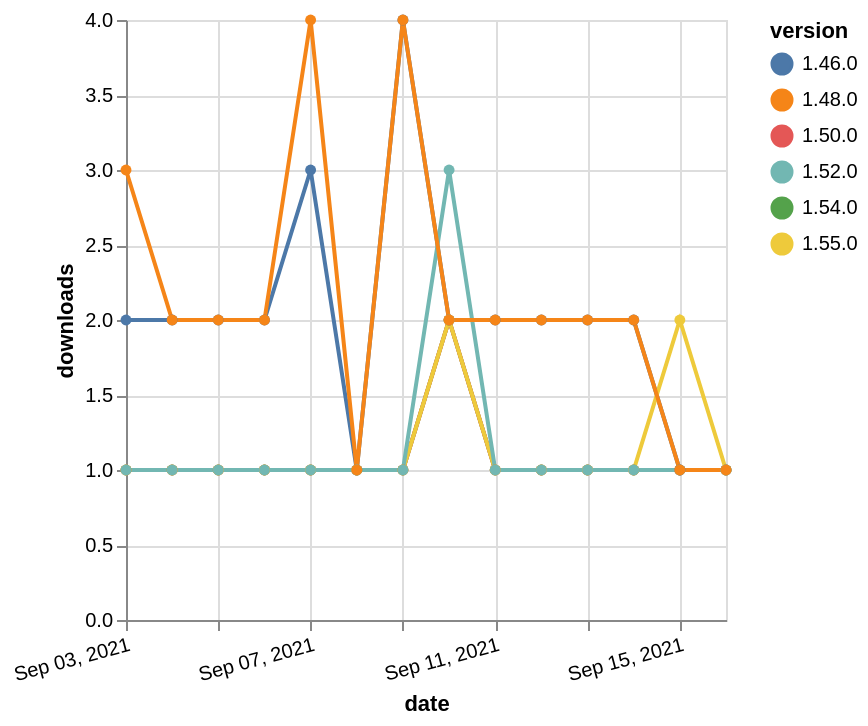

Here is the Vega-Lite specification saved for this chart:
### Vega-Lite specification from a JSON file in a GitHub repository (floating-point values rounded to 4 significant figures)
{"$schema": "https://vega.github.io/schema/vega-lite/v5.json", "description": "A simple bar chart with embedded data.", "data": {"values": [{"date": "2021-09-03", "total": 175, "delta": 1, "version": "1.54.0"}, {"date": "2021-09-04", "total": 176, "delta": 1, "version": "1.54.0"}, {"date": "2021-09-05", "total": 177, "delta": 1, "version": "1.54.0"}, {"date": "2021-09-06", "total": 178, "delta": 1, "version": "1.54.0"}, {"date": "2021-09-07", "total": 179, "delta": 1, "version": "1.54.0"}, {"date": "2021-09-08", "total": 180, "delta": 1, "version": "1.54.0"}, {"date": "2021-09-09", "total": 181, "delta": 1, "version": "1.54.0"}, {"date": "2021-09-10", "total": 183, "delta": 2, "version": "1.54.0"}, {"date": "2021-09-11", "total": 184, "delta": 1, "version": "1.54.0"}, {"date": "2021-09-12", "total": 185, "delta": 1, "version": "1.54.0"}, {"date": "2021-09-13", "total": 186, "delta": 1, "version": "1.54.0"}, {"date": "2021-09-14", "total": 187, "delta": 1, "version": "1.54.0"}, {"date": "2021-09-15", "total": 188, "delta": 1, "version": "1.54.0"}, {"date": "2021-09-16", "total": 189, "delta": 1, "version": "1.54.0"}, {"date": "2021-09-03", "total": 229, "delta": 1, "version": "1.50.0"}, {"date": "2021-09-04", "total": 230, "delta": 1, "version": "1.50.0"}, {"date": "2021-09-05", "total": 231, "delta": 1, "version": "1.50.0"}, {"date": "2021-09-06", "total": 232, "delta": 1, "version": "1.50.0"}, {"date": "2021-09-07", "total": 233, "delta": 1, "version": "1.50.0"}, {"date": "2021-09-08", "total": 234, "delta": 1, "version": "1.50.0"}, {"date": "2021-09-09", "total": 235, "delta": 1, "version": "1.50.0"}, {"date": "2021-09-10", "total": 237, "delta": 2, "version": "1.50.0"}, {"date": "2021-09-11", "total": 238, "delta": 1, "version": "1.50.0"}, {"date": "2021-09-12", "total": 239, "delta": 1, "version": "1.50.0"}, {"date": "2021-09-13", "total": 240, "delta": 1, "version": "1.50.0"}, {"date": "2021-09-14", "total": 241, "delta": 1, "version": "1.50.0"}, {"date": "2021-09-15", "total": 242, "delta": 1, "version": "1.50.0"}, {"date": "2021-09-16", "total": 243, "delta": 1, "version": "1.50.0"}, {"date": "2021-09-03", "total": 2292, "delta": 2, "version": "1.46.0"}, {"date": "2021-09-04", "total": 2294, "delta": 2, "version": "1.46.0"}, {"date": "2021-09-05", "total": 2296, "delta": 2, "version": "1.46.0"}, {"date": "2021-09-06", "total": 2298, "delta": 2, "version": "1.46.0"}, {"date": "2021-09-07", "total": 2301, "delta": 3, "version": "1.46.0"}, {"date": "2021-09-08", "total": 2302, "delta": 1, "version": "1.46.0"}, {"date": "2021-09-09", "total": 2306, "delta": 4, "version": "1.46.0"}, {"date": "2021-09-10", "total": 2308, "delta": 2, "version": "1.46.0"}, {"date": "2021-09-11", "total": 2310, "delta": 2, "version": "1.46.0"}, {"date": "2021-09-12", "total": 2312, "delta": 2, "version": "1.46.0"}, {"date": "2021-09-13", "total": 2314, "delta": 2, "version": "1.46.0"}, {"date": "2021-09-14", "total": 2316, "delta": 2, "version": "1.46.0"}, {"date": "2021-09-15", "total": 2317, "delta": 1, "version": "1.46.0"}, {"date": "2021-09-16", "total": 2318, "delta": 1, "version": "1.46.0"}, {"date": "2021-09-03", "total": 156, "delta": 1, "version": "1.55.0"}, {"date": "2021-09-04", "total": 157, "delta": 1, "version": "1.55.0"}, {"date": "2021-09-05", "total": 158, "delta": 1, "version": "1.55.0"}, {"date": "2021-09-06", "total": 159, "delta": 1, "version": "1.55.0"}, {"date": "2021-09-07", "total": 160, "delta": 1, "version": "1.55.0"}, {"date": "2021-09-08", "total": 161, "delta": 1, "version": "1.55.0"}, {"date": "2021-09-09", "total": 162, "delta": 1, "version": "1.55.0"}, {"date": "2021-09-10", "total": 164, "delta": 2, "version": "1.55.0"}, {"date": "2021-09-11", "total": 165, "delta": 1, "version": "1.55.0"}, {"date": "2021-09-12", "total": 166, "delta": 1, "version": "1.55.0"}, {"date": "2021-09-13", "total": 167, "delta": 1, "version": "1.55.0"}, {"date": "2021-09-14", "total": 168, "delta": 1, "version": "1.55.0"}, {"date": "2021-09-15", "total": 170, "delta": 2, "version": "1.55.0"}, {"date": "2021-09-16", "total": 171, "delta": 1, "version": "1.55.0"}, {"date": "2021-09-03", "total": 312, "delta": 1, "version": "1.52.0"}, {"date": "2021-09-04", "total": 313, "delta": 1, "version": "1.52.0"}, {"date": "2021-09-05", "total": 314, "delta": 1, "version": "1.52.0"}, {"date": "2021-09-06", "total": 315, "delta": 1, "version": "1.52.0"}, {"date": "2021-09-07", "total": 316, "delta": 1, "version": "1.52.0"}, {"date": "2021-09-08", "total": 317, "delta": 1, "version": "1.52.0"}, {"date": "2021-09-09", "total": 318, "delta": 1, "version": "1.52.0"}, {"date": "2021-09-10", "total": 321, "delta": 3, "version": "1.52.0"}, {"date": "2021-09-11", "total": 322, "delta": 1, "version": "1.52.0"}, {"date": "2021-09-12", "total": 323, "delta": 1, "version": "1.52.0"}, {"date": "2021-09-13", "total": 324, "delta": 1, "version": "1.52.0"}, {"date": "2021-09-14", "total": 325, "delta": 1, "version": "1.52.0"}, {"date": "2021-09-15", "total": 326, "delta": 1, "version": "1.52.0"}, {"date": "2021-09-16", "total": 327, "delta": 1, "version": "1.52.0"}, {"date": "2021-09-03", "total": 2454, "delta": 3, "version": "1.48.0"}, {"date": "2021-09-04", "total": 2456, "delta": 2, "version": "1.48.0"}, {"date": "2021-09-05", "total": 2458, "delta": 2, "version": "1.48.0"}, {"date": "2021-09-06", "total": 2460, "delta": 2, "version": "1.48.0"}, {"date": "2021-09-07", "total": 2464, "delta": 4, "version": "1.48.0"}, {"date": "2021-09-08", "total": 2465, "delta": 1, "version": "1.48.0"}, {"date": "2021-09-09", "total": 2469, "delta": 4, "version": "1.48.0"}, {"date": "2021-09-10", "total": 2471, "delta": 2, "version": "1.48.0"}, {"date": "2021-09-11", "total": 2473, "delta": 2, "version": "1.48.0"}, {"date": "2021-09-12", "total": 2475, "delta": 2, "version": "1.48.0"}, {"date": "2021-09-13", "total": 2477, "delta": 2, "version": "1.48.0"}, {"date": "2021-09-14", "total": 2479, "delta": 2, "version": "1.48.0"}, {"date": "2021-09-15", "total": 2480, "delta": 1, "version": "1.48.0"}, {"date": "2021-09-16", "total": 2481, "delta": 1, "version": "1.48.0"}]}, "width": "container", "mark": {"type": "line", "point": {"filled": true}}, "encoding": {"x": {"field": "date", "type": "temporal", "timeUnit": "yearmonthdate", "title": "date", "axis": {"labelAngle": -15}}, "y": {"field": "delta", "type": "quantitative", "title": "downloads"}, "color": {"field": "version", "type": "nominal"}, "tooltip": {"field": "delta"}}}
